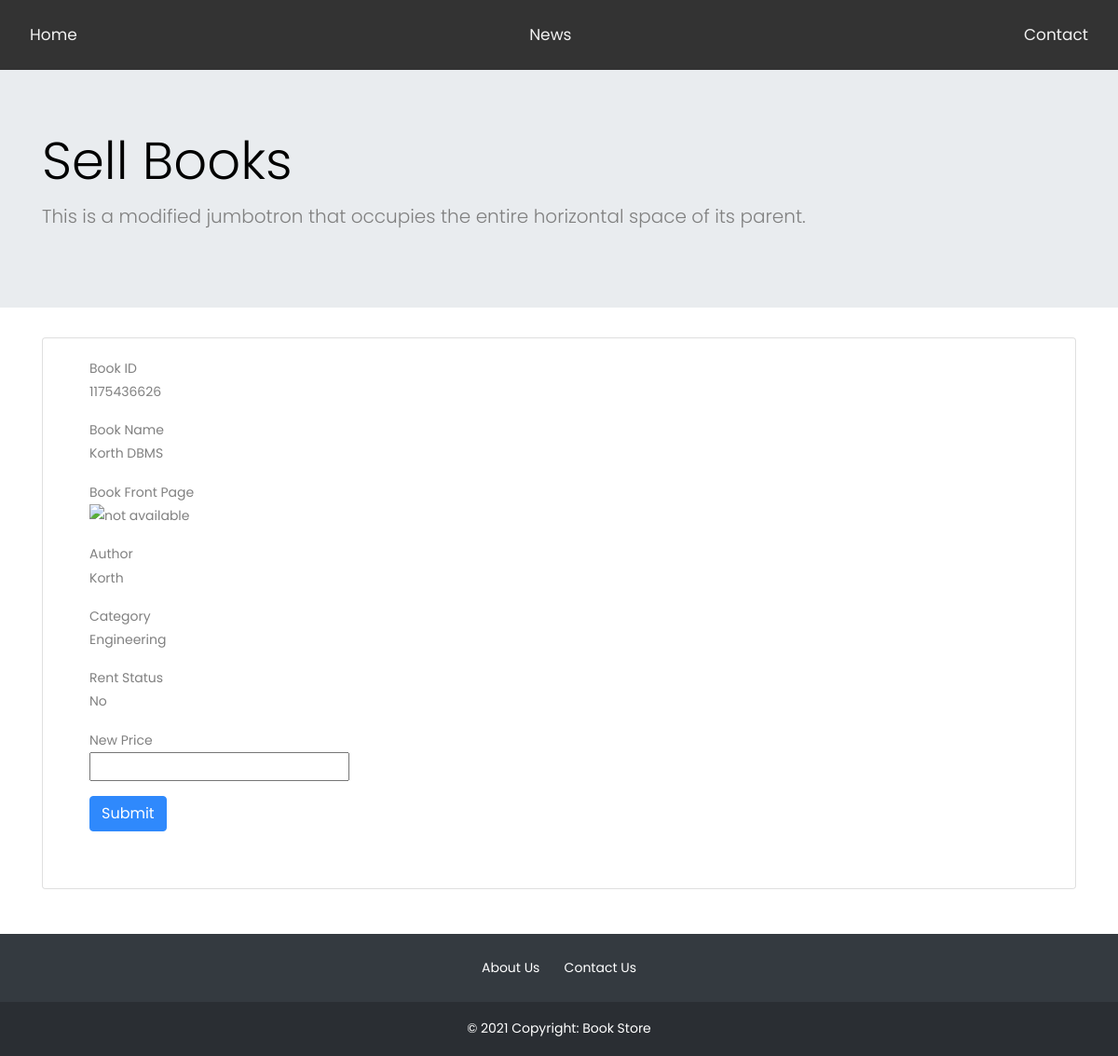
The page /changeprice.php?bid=1175436626 (signed in) on the database its author committed.
### tables this page shows
CREATE TABLE IF NOT EXISTS `entrybook` (
  `uploaded_by` varchar(50) NOT NULL,
  `bookid` int NOT NULL,
  `book_name` varchar(200) NOT NULL,
  `book_image` varchar(250) NOT NULL,
  `author` varchar(100) NOT NULL,
  `rent` tinyint NOT NULL,
  `category` varchar(50) NOT NULL,
  `price` int NOT NULL,
  `description` varchar(1000) NOT NULL
);

### changeprice.php (the view, shortened to what this page needs)
<!doctype html>
<?php
$bid = $_GET['bid'];
$conn = mysqli_connect("localhost","root","","bookstore");
      $sql = "select * from entrybook where bookid= '$bid'";
      $res = mysqli_query($conn,$sql);
      while ($row = mysqli_fetch_assoc($res))
      {
          $bname = $row['book_name'];
          $auth = $row['author'];
          $category = $row['category'];
        $rent = $row['rent'];
          if ($category == 1){
            $category = "Fictional";
          }
          elseif ($category == 2)
          {
            $category = "Engineering";
          }
          if ($rent == 1)
          {
            $rent = "Yes";
          }
          else
          {
            $rent = "No";
          }
        }
?>
<html lang="en">
  <head>
    <link href="https://cdn.jsdelivr.net/npm/bootstrap@5.1.1/dist/css/bootstrap.min.css" rel="stylesheet">
		<link rel="stylesheet" href="https://stackpath.bootstrapcdn.com/font-awesome/4.7.0/css/font-awesome.min.css">
		<link rel="stylesheet" href="css/style.css">
  </head>
  <body>
  <div class="navbar">
  <a href="index.php">Home</a>
  <a href="#news">News</a>
  <a href="#contact">Contact</a>
</div>
    <section>
      <div class="jumbotron jumbotron-fluid">
        <div class="container" id="jumbo">
          <h1 class="display-4">Sell Books</h1>
          <p class="lead">This is a modified jumbotron that occupies the entire horizontal space of its parent.</p>
        </div>
      </div>
    </section>
    <section>
      <div class = "container">
      <div class = "card mb-5" >
        <div class = "card-body">
      <form method = "POST" action = "" enctype = multipart/form-data>
      <div class = "container">
        <div class = "row-col-sm-10">
        <div class = "form-group">
              <div class = "col-sm-6">
                <label class="form-check-label" for="fname">Book ID</label><br>
                <label class="form-check-label" name="nbid"><?php echo $bid; ?></label><br>
               </div>
            </div>
          <div class = "form-group">
              <div class = "col-sm-6">
                <label class="form-check-label" for="fname">Book Name</label><br>
                <label class="form-check-label" name="nbid"><?php echo $bname; ?></label><br>
              </div>
            </div>
            <div class = "form-group">
              <div class = "col-sm-6">
                <label class="form-check-label" for="fname">Book Front Page</label><br>
               <img src = "bimage" alt = "not available"></img>
              </div>
            </div>
            <div class = "form-group">
              <div class = "col-sm-6">
                <label class="form-check-label" for="fname">Author</label><br>
                <label class="form-check-label" name="nbid"><?php echo $auth; ?></label><br>
              </div>
            </div>
            <div class = "form-group">
              <div class = "col-sm-6">
                <label class="form-check-label" for="fname">Category</label><br>
                <label class="form-check-label" name="nbid"><?php echo $category; ?></label><br>
              </div>
            </div>
            <div class = "form-group">
              <div class = "col-sm-6">
                <label class="form-check-label" for="fname">Rent Status</label><br>
                <label class="form-check-label" name="nbid"><?php echo $rent; ?></label><br>
              </div>
            </div>
            <div class = "form-group">
              <div class = "col-sm-6">
                <label class="form-check-label" for="fname">New Price</label><br>
                <input type="price" id="price" name="price" required><br>
              </div>
            </div>
          </div>
          <div class = "form-group">
            <div class = "col-sm-6">
              <input type = "submit" class = "btn btn-primary" value = "Submit"><br>
            </div>
          </div>
          <div class = "col-sm-6">
          </div>
      </div>
        </div>
      </div>
    </div>
    </section>
    <footer class="bg-dark text-center text-white">
      <div class="container p-4 pb-0">
        <a href="">About Us</a>
        <a href="">Contact Us</a>
      </div>
      <div class="text-center p-3" style="background-color: rgba(0, 0, 0, 0.2);">
        © <script>document.write(new Date().getFullYear())</script> Copyright: Book Store
      </div>
    </footer>
  </body>
</html>

### changeprice.php (style rules this page uses)
a { text-decoration: none; color:#fff; }
a:link { color: #fff; }
body { margin:150; }
.navbar { overflow: hidden; background-color: #333; position: sticky; z-index: 10; top: 0; width: 100%; }
.navbar a { float: left; display: block; color: #f2f2f2; text-align: center; padding: 14px 16px; text-decoration: none; font-size: 17px; }

### rows shown on the page
entrybook: book_name "Korth DBMS", author "Korth", category "Engineering", rent "No"

### other values the page prints
$bid "1175436626"
